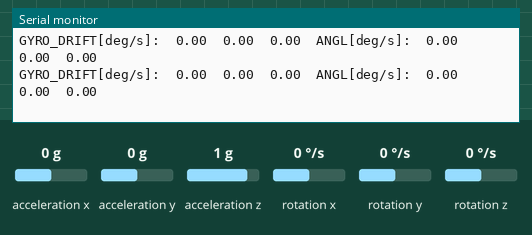
Recording of a sketch running on a simulated Arduino Uno, built with avr-gcc and run on an emulated ATmega328P. Parts: the last lines printed to the serial monitor. Wiring (inferred from the names in the program): MPU-9250 motion sensor at I2C address 0x68. The test bench sets the inputs (shaded band); at power-on: rotation x 0 °/s, rotation y 0 °/s, rotation z 0 °/s, acceleration x 0 g, acceleration y 0 g, acceleration z 1 g.

Above: at 3.2 s.
3.3 s: rotation x set to -192 °/s
At 3.31 s:
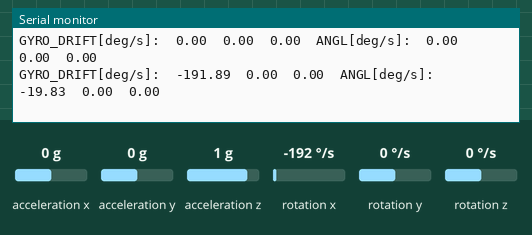
4.8 s: rotation y set to -192 °/s
At 4.86 s:
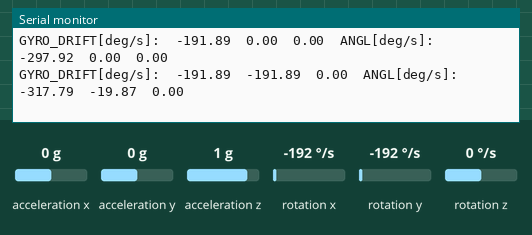
6.3 s: rotation z set to -192 °/s
At 6.31 s:
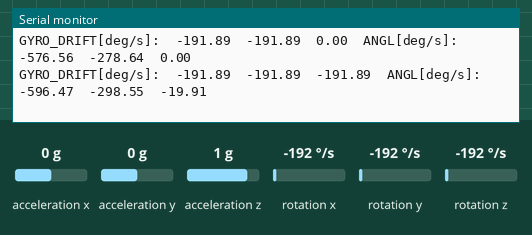
Timing chart, 0 to 9.3 s (numbered marks = the images above; inputs shaded):
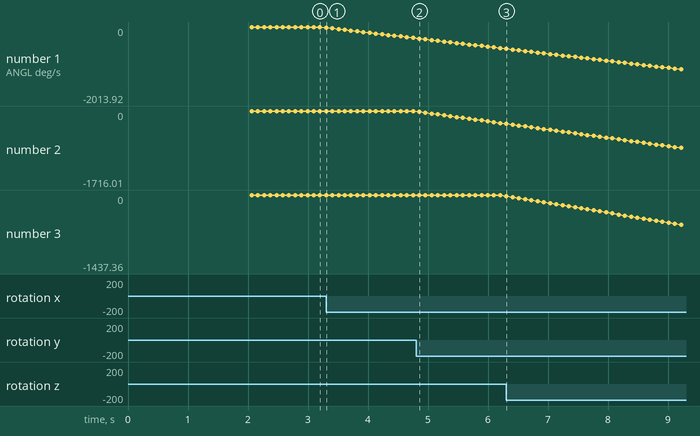

Measured:
- after the input at 3.3 s, the serial monitor: prints a new line at once (image 1)
- after the input at 4.8 s, the serial monitor: prints a new line after 0.05 s (image 2)
- plotted number 1: 0 → -297.92 after the input at 3.3 s, -297.92 → -576.56 after the input at 4.8 s
- plotted number 2: 0 → -278.64 after the input at 4.8 s

The sketch:

MPU6050.ino
```cpp
#include <Wire.h>
#include <math.h>
#define MPU_6050_ADDR 0x68 //MPU6050, MPU6000, MPU9250で変わらないはず
uint8_t DIGITAL_8BIT[14] = {0};
int16_t DIGITAL_16BIT[7] = {0};

void getDigital() {
  int requestDataLen = 14;
  Wire.beginTransmission(MPU_6050_ADDR);
  Wire.write(0x3B);
  Wire.endTransmission();
  //データリクエスト
  Wire.requestFrom(0x68, requestDataLen);
  int i = 0;

  //デジタル値の取得
  while (Wire.available()) {
    DIGITAL_8BIT[i++] = Wire.read();
  }

  //デジタル値8bitの連結
  for (i = 0; i < (requestDataLen / 2); i++) {
    DIGITAL_16BIT[i] = (int16_t)(DIGITAL_8BIT[i * 2] << 8  | DIGITAL_8BIT[i * 2 + 1]);
  }
}

void setup() {
  Serial.begin(115200);
  Serial.println("Start");

  //0x1B : 速度のフルスケール設定があるレジスタ
  //0b00000000 : 4,3bitを01に指定することで250degree/secまで測れる
  setRegister(MPU_6050_ADDR, 0x1B , 0b00000000);

  //0x1C : 加速度のスケールレンジ設定があるレジスタ
  //0b00000000 : 4,3bitを00に指定することで+-2gまで測れる。gが重力加速度
  setRegister(MPU_6050_ADDR, 0x1C , 0b00000000);

  //0x6B : クロック設定があるレジスタ
  //0b00000000 : 2,1,0bitを000に指定することで、20MHz振動に設定
  setRegister(MPU_6050_ADDR, 0x6B , 0b00000000);

  delay(1000);

  calcGyroDrift();
}

void loop() {
  getDigital();
  DAConvert();
  calcANGL();

  //printACC();
  printNoDriftGYRO();
  printANGL();
  Serial.print("\n");
  delay(100);
}
```

GyroFuncs.ino
```cpp
typedef struct Vector3 {
  float x;
  float y;
  float z;
};

Vector3 ACC = {
  0, //x
  0, //y
  0  //z
};
Vector3 GYRO = {
  0, //x
  0, //y
  0  //z
};
Vector3 ANGL = {
  0, //x
  0, //y
  0  //z
};
Vector3 GYRO_DRIFT = {
  0, //x
  0, //y
  0  //z
};
void DAConvert() {
  //単位はメートル毎秒毎秒[m/s^2]
  ACC.x = ((float)DIGITAL_16BIT[0] / 16384) * 9.81; //x加速度
  ACC.y = ((float)DIGITAL_16BIT[1] / 16384) * 9.81; //y加速度
  ACC.z = ((float)DIGITAL_16BIT[2] / 16384) * 9.81; //z加速度
  //単位はdegree毎秒[degree/s]
  GYRO.x = (float)DIGITAL_16BIT[4] / 131.072; //x角速度
  GYRO.y = (float)DIGITAL_16BIT[5] / 131.072; //y角速度
  GYRO.z = (float)DIGITAL_16BIT[6] / 131.072; //z角速度
}
void calcGyroDrift () {
  Serial.print("correcting GYRO Drifting");
  int i = 0;
  int correctCount = 100;
  for (i = 0; i < correctCount; i++) {
    getDigital();
    DAConvert();
    GYRO_DRIFT.x += GYRO.x;
    GYRO_DRIFT.y += GYRO.y;
    GYRO_DRIFT.z += GYRO.z;
    Serial.print("/");
    delay(10);
  }
  Serial.print("\n");
  GYRO_DRIFT.x /= correctCount;
  GYRO_DRIFT.y /= correctCount;
  GYRO_DRIFT.z /= correctCount;
  printGYRO_DRIFT();
  Serial.print("\n");
}

void calcANGL() {
  unsigned long static timeNow = 0;
  unsigned long static timePre = 0;
  double static timeDelta = 0;// 前回と今の時間の差[s]。積分で使う

  timeNow = micros();
  timeDelta = (timeNow - timePre) / pow(10, 6);
  //Serial.print("dt : "); Serial.print(timeDelta); Serial.print("\n");

  //回転速度 * 微小時間[s] で積分
  ANGL.x += (double)(GYRO.x - GYRO_DRIFT.x) * timeDelta;
  ANGL.y += (double)(GYRO.y - GYRO_DRIFT.y) * timeDelta;
  ANGL.z += (double)(GYRO.z - GYRO_DRIFT.z) * timeDelta;

  timePre = timeNow;
}

void printACC() {
  Serial.print(" ACC[g]:  ");
  Serial.print(ACC.x);    Serial.print("\t");
  Serial.print(ACC.y);    Serial.print("\t");
  Serial.print(ACC.z);    Serial.print("\t");
}
void printGYRO () {
  Serial.print("GYRO[deg/s]:  ");
  Serial.print(GYRO.x);    Serial.print("\t");
  Serial.print(GYRO.y);    Serial.print("\t");
  Serial.print(GYRO.z);    Serial.print("\t");
}
void printANGL () {
  Serial.print("ANGL[deg/s]:  ");
  Serial.print(ANGL.x);    Serial.print("\t");
  Serial.print(ANGL.y);    Serial.print("\t");
  Serial.print(ANGL.z);    Serial.print("\t");
}
void printGYRO_DRIFT () {
  Serial.print("GYRO_DRIFT[deg/s]:  ");
  Serial.print(GYRO_DRIFT.x);    Serial.print("\t");
  Serial.print(GYRO_DRIFT.y);    Serial.print("\t");
  Serial.print(GYRO_DRIFT.z);    Serial.print("\t");
}
void printNoDriftGYRO() {
  Serial.print("GYRO_DRIFT[deg/s]:  ");
  Serial.print(GYRO.x - GYRO_DRIFT.x);    Serial.print("\t");
  Serial.print(GYRO.y - GYRO_DRIFT.y);    Serial.print("\t");
  Serial.print(GYRO.z - GYRO_DRIFT.z);    Serial.print("\t");
}
```

MaiconFuncs.ino
```cpp
void setRegister(uint8_t slaveAddr, uint8_t registAddr, uint8_t registValue) {
  Wire.beginTransmission(slaveAddr);
  Wire.write(registAddr);
  Wire.write(registValue);
  Wire.endTransmission();
}
```
